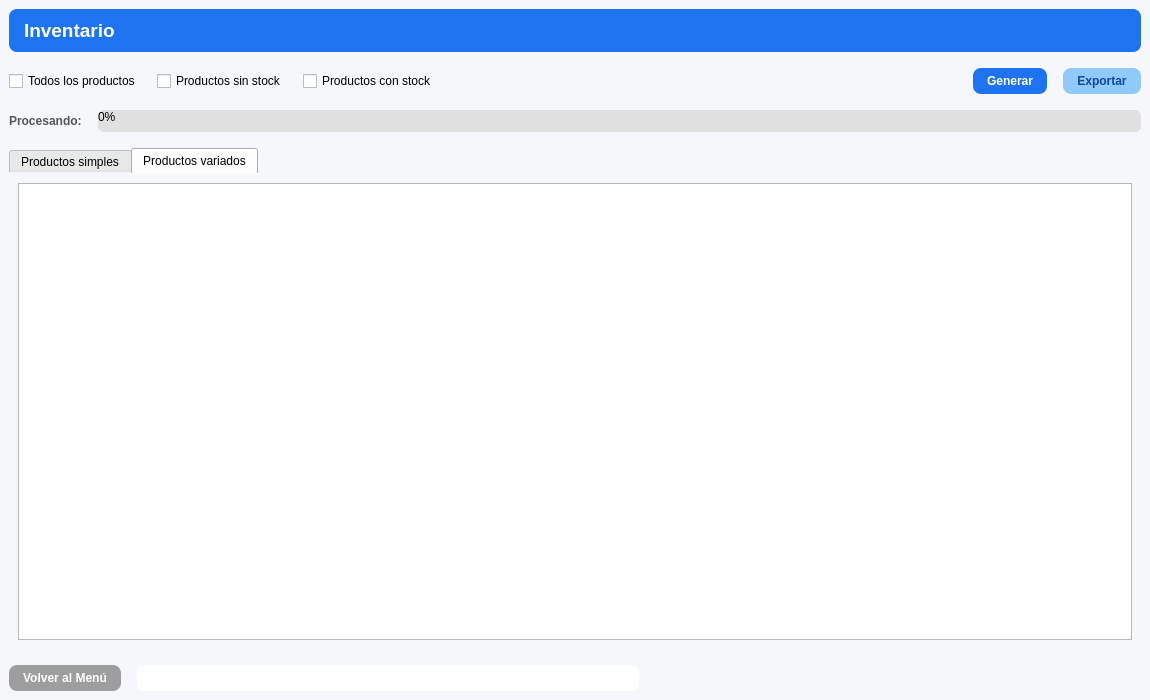
<?xml version="1.0" encoding="UTF-8"?>
<ui version="4.0">
 <class>Inventario</class>
 <widget class="QMainWindow" name="Inventario">
  <property name="geometry">
   <rect>
    <x>0</x>
    <y>0</y>
    <width>1150</width>
    <height>700</height>
   </rect>
  </property>
  <property name="windowTitle">
   <string>Inventario</string>
  </property>
  <property name="windowIcon">
   <iconset resource="../../../iconos.qrc">
    <normaloff>:/assets/icons/inventario.png</normaloff>:/assets/icons/inventario.png</iconset>
  </property>
  <property name="styleSheet">
   <string>
QMainWindow {
    background-color: #f6f7fb;
    font-family: Segoe UI;
}

/* ---------- TÍTULO ---------- */
QLabel#labelTitulo {
    background-color: #1e73f1;
    color: white;
    font-size: 14pt;
    font-weight: bold;
    padding: 10px;
    border-radius: 8px;
}

/* ---------- BOTONES (BASE) ---------- */
QPushButton {
    border-radius: 8px;
    padding: 6px 14px;
    font-weight: bold;
    color: white;
}

/* BOTÓN PRIMARIO */
QPushButton#btnGenerar {
    background-color: #1e73f1;
}
QPushButton#btnGenerar:hover {
    background-color: #1558c0;
}
QPushButton#btnGenerar:pressed {
    background-color: #0d47a1;
}

/* BOTÓN EXPORTAR */
QPushButton#btnExportar {
    background-color: #90caf9;
    color: #0d47a1;
}
QPushButton#btnExportar:hover {
    background-color: #64b5f6;
}
QPushButton#btnExportar:pressed {
    background-color: #42a5f5;
}

/* BOTÓN VOLVER */
QPushButton#btnVolver {
    background-color: #9e9e9e;
}
QPushButton#btnVolver:hover {
    background-color: #757575;
}
QPushButton#btnVolver:pressed {
    background-color: #616161;
}

/* ---------- PROGRESO ---------- */
QLabel#lblProcesando {
    color: #555555;
    font-weight: bold;
}

QProgressBar {
    border-radius: 6px;
    background: #e0e0e0;
}
QProgressBar::chunk {
    background-color: #1e73f1;
}

/* ---------- MENSAJE ESTADO ---------- */
QLabel#labelEstado {
    background-color: #ffffff;
    border-radius: 6px;
    padding: 6px 10px;
    color: #333333;
}

/* ---------- TABS ---------- */
QTabWidget::pane {
    border: none;
}
   </string>
  </property>
  <widget class="QWidget" name="centralwidget">
   <layout class="QVBoxLayout" name="layoutMain">
    <property name="spacing">
     <number>16</number>
    </property>
    <item>
     <widget class="QLabel" name="labelTitulo">
      <property name="text">
       <string>&lt;html&gt;&lt;head/&gt;&lt;body&gt;&lt;p&gt;Inventario&lt;/p&gt;&lt;/body&gt;&lt;/html&gt;</string>
      </property>
     </widget>
    </item>
    <item>
     <layout class="QHBoxLayout">
      <item>
       <widget class="QCheckBox" name="checkTodos">
        <property name="text">
         <string>Todos los productos</string>
        </property>
       </widget>
      </item>
      <item>
       <widget class="QCheckBox" name="checkSinStock">
        <property name="text">
         <string>Productos sin stock</string>
        </property>
       </widget>
      </item>
      <item>
       <widget class="QCheckBox" name="checkConStock">
        <property name="text">
         <string>Productos con stock</string>
        </property>
       </widget>
      </item>
      <item>
       <spacer>
        <property name="orientation">
         <enum>Qt::Horizontal</enum>
        </property>
        <property name="sizeHint" stdset="0">
         <size>
          <width>0</width>
          <height>0</height>
         </size>
        </property>
       </spacer>
      </item>
      <item>
       <widget class="QPushButton" name="btnGenerar">
        <property name="text">
         <string>Generar</string>
        </property>
       </widget>
      </item>
      <item>
       <widget class="QPushButton" name="btnExportar">
        <property name="text">
         <string>Exportar</string>
        </property>
       </widget>
      </item>
     </layout>
    </item>
    <item>
     <layout class="QHBoxLayout" name="layoutProgreso">
      <item>
       <widget class="QLabel" name="lblProcesando">
        <property name="text">
         <string>Procesando:</string>
        </property>
        <property name="alignment">
         <set>Qt::AlignLeading|Qt::AlignLeft|Qt::AlignVCenter</set>
        </property>
       </widget>
      </item>
      <item>
       <widget class="QProgressBar" name="progressBar">
        <property name="value">
         <number>0</number>
        </property>
        <property name="textVisible">
         <bool>true</bool>
        </property>
       </widget>
      </item>
     </layout>
    </item>
    <item>
     <widget class="QTabWidget" name="tabWidget">
      <property name="currentIndex">
       <number>1</number>
      </property>
      <widget class="QWidget" name="tabSimples">
       <attribute name="title">
        <string>Productos simples</string>
       </attribute>
       <layout class="QVBoxLayout">
        <item>
         <widget class="QTableView" name="tableSimples"/>
        </item>
       </layout>
      </widget>
      <widget class="QWidget" name="tabVariados">
       <attribute name="title">
        <string>Productos variados</string>
       </attribute>
       <layout class="QVBoxLayout">
        <item>
         <widget class="QTableView" name="tableVariados"/>
        </item>
       </layout>
      </widget>
     </widget>
    </item>
    <item>
     <layout class="QHBoxLayout">
      <item>
       <widget class="QPushButton" name="btnVolver">
        <property name="text">
         <string>Volver al Menú</string>
        </property>
       </widget>
      </item>
      <item>
       <widget class="QLabel" name="labelEstado">
        <property name="sizePolicy">
         <sizepolicy hsizetype="Expanding" vsizetype="Preferred">
          <horstretch>0</horstretch>
          <verstretch>0</verstretch>
         </sizepolicy>
        </property>
        <property name="text">
         <string/>
        </property>
        <property name="alignment">
         <set>Qt::AlignLeading|Qt::AlignLeft|Qt::AlignVCenter</set>
        </property>
        <property name="wordWrap">
         <bool>true</bool>
        </property>
       </widget>
      </item>
      <item>
       <spacer>
        <property name="orientation">
         <enum>Qt::Horizontal</enum>
        </property>
        <property name="sizeHint" stdset="0">
         <size>
          <width>0</width>
          <height>0</height>
         </size>
        </property>
       </spacer>
      </item>
     </layout>
    </item>
   </layout>
  </widget>
 </widget>
 <resources>
  <include location="../../../iconos.qrc"/>
 </resources>
 <connections/>
</ui>
